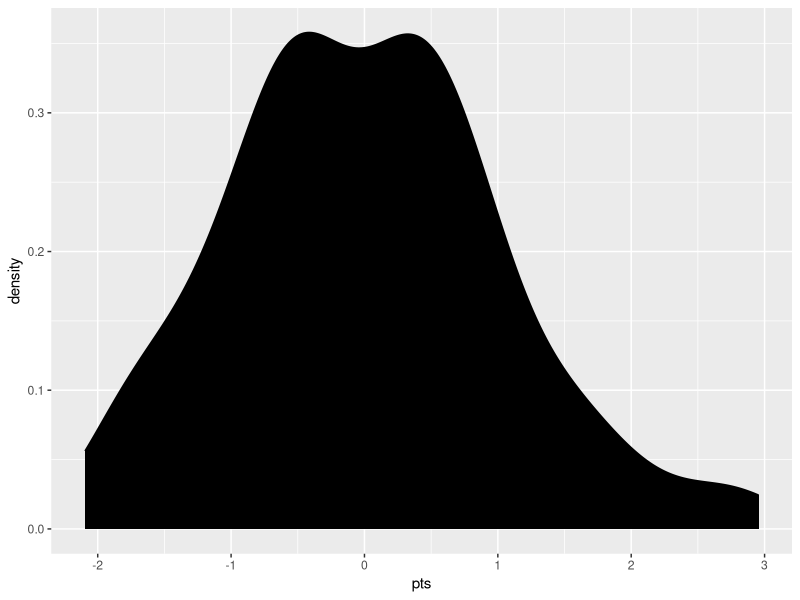

Source code (R):


library(tidyverse)

set.seed(2018)
pts <- rnorm(120)

pts <- as.data.frame(pts)

ggplot(pts, aes(pts)) + geom_density(fill = "black")



